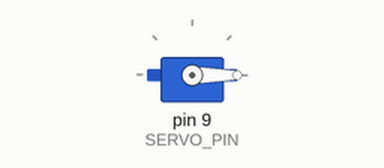
Recording of a sketch running on a simulated Arduino Uno, built with avr-gcc and run on an emulated ATmega328P. Parts: servo.

Above: at 0.05 s.
At 1.5 s:
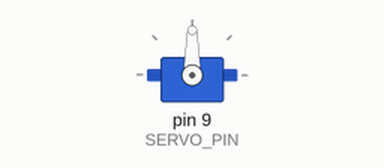
At 3.0 s:
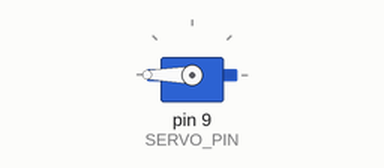
Timing chart, 0 to 6.9 s (numbered marks = the images above):
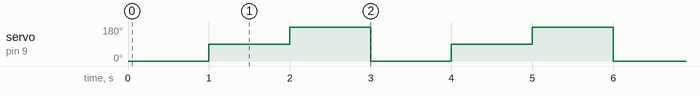

The sketch:

ServoControl.ino
```cpp
// (licence header left out)
// Include necessary libraries
#include <Arduino.h>
#include <Servo.h>

// Define the pin for the servo motor
const int SERVO_PIN = 9;

// Create a Servo object
Servo myServo;

// Setup function runs once when you press reset or power the board
void setup() {
  // Attach the Servo object to the defined pin
  myServo.attach(SERVO_PIN);
}

// Loop function runs over and over again forever
void loop() {
  // Move the servo to 0 degrees
  myServo.write(0);
  delay(1000);  // Wait for a second

  // Move the servo to 90 degrees
  myServo.write(90);
  delay(1000);  // Wait for a second

  // Move the servo to 180 degrees
  myServo.write(180);
  delay(1000);  // Wait for a second
}
```

Measured:
- by itself, servo on pin 9 (SERVO_PIN): repeats every 3.0 s: 180° 1.0 s, 0° 1.0 s, 90° 1.0 s
